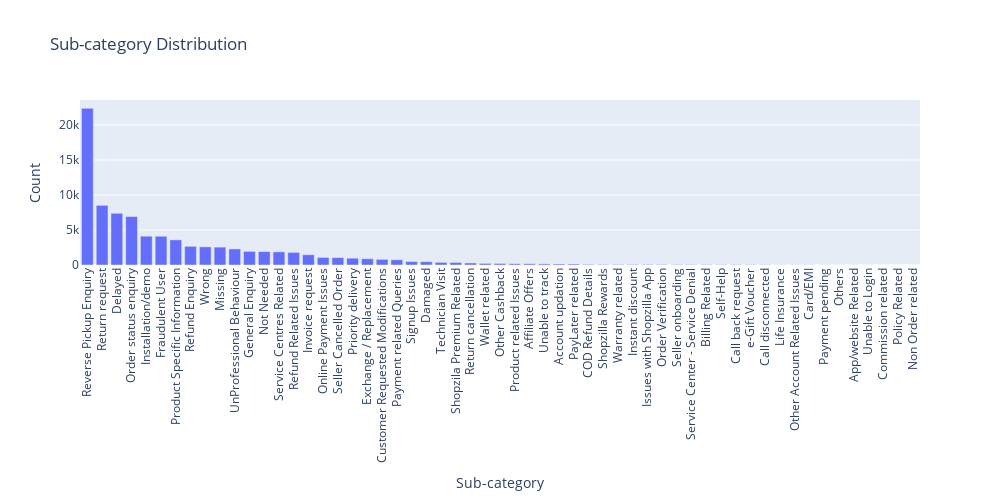

The code cell stored with this chart in its notebook:
### Markdown cell above
- This chart shows the distribution of interactions handled during different agent shifts, indicating the busiest periods and staffing levels.

### Code cell
fig = px.bar(
    customer['Sub-category'].value_counts().reset_index(),
    x='Sub-category',
    y='count',
    title='Sub-category Distribution',
    labels={'Sub-category': 'Sub-category', 'count': 'Count'}
)
fig.update_layout(
    xaxis_tickangle=-90,
    width=1000,
    height=500
)
fig.show()

### Figure 1 — Plotly figure (JSON) as saved in the notebook; plotly's stock layout.template omitted (floating-point values rounded to 4 significant figures)
{"data": [{"alignmentgroup": "True", "hovertemplate": "Sub-category=%{x}<br>Count=%{y}<extra></extra>", "legendgroup": "", "marker": {"color": "#636efa", "pattern": {"shape": ""}}, "name": "", "offsetgroup": "", "orientation": "v", "showlegend": false, "textposition": "auto", "type": "bar", "x": ["Reverse Pickup Enquiry", "Return request", "Delayed", "Order status enquiry", "Installation/demo", "Fraudulent User", "Product Specific Information", "Refund Enquiry", "Wrong", "Missing", "UnProfessional Behaviour", "General Enquiry", "Not Needed", "Service Centres Related", "Refund Related Issues", "Invoice request", "Online Payment Issues", "Seller Cancelled Order", "Priority delivery", "Exchange / Replacement", "Customer Requested Modifications", "Payment related Queries", "Signup Issues", "Damaged", "Technician Visit", "Shopzila Premium Related", "Return cancellation", "Wallet related", "Other Cashback", "Product related Issues", "Affiliate Offers", "Unable to track", "Account updation", "PayLater related", "COD Refund Details", "Shopzilla Rewards", "Warranty related", "Instant discount", "Issues with Shopzilla App", "Order Verification", "Seller onboarding", "Service Center - Service Denial", "Billing Related", "Self-Help", "Call back request", "e-Gift Voucher", "Call disconnected", "Life Insurance", "Other Account Related Issues", "Card/EMI", "Payment pending", "Others", "App/website Related", "Unable to Login", "Commission related", "Policy Related", "Non Order related"], "xaxis": "x", "y": [22389, 8523, 7388, 6922, 4116, 4108, 3589, 2665, 2597, 2556, 2294, 1945, 1920, 1875, 1800, 1465, 1079, 1059, 972, 896, 805, 743, 489, 475, 378, 361, 292, 230, 219, 183, 183, 164, 150, 140, 85, 80, 78, 78, 74, 72, 62, 58, 57, 49, 46, 42, 40, 23, 22, 19, 17, 12, 10, 7, 3, 2, 1], "yaxis": "y"}], "layout": {"barmode": "relative", "height": 500, "legend": {"tracegroupgap": 0}, "title": {"text": "Sub-category Distribution"}, "width": 1000, "xaxis": {"anchor": "y", "autorange": true, "domain": [0, 1], "range": [-0.5, 56.5], "tickangle": -90, "title": {"text": "Sub-category"}, "type": "category"}, "yaxis": {"anchor": "x", "autorange": true, "domain": [0, 1], "range": [0, 23570.0], "title": {"text": "Count"}, "type": "linear"}}}
